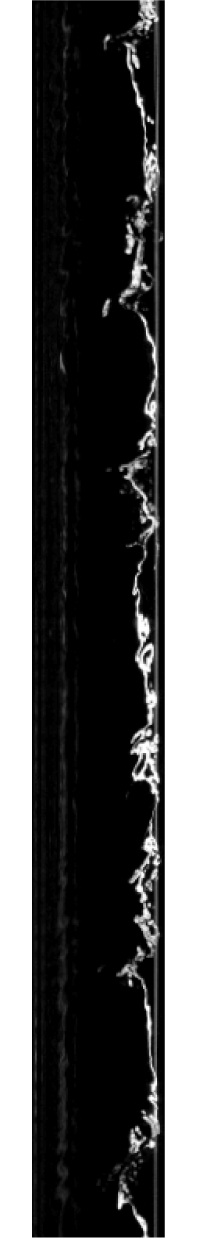
#> input picture images/seqa.png, 800 x 4950 px, found by its file name (shown at 1/4 size)
$ jupyter execute --allow-errors image_proc.ipynb   (shell and % lines are left out)
#> lines starting #> are read from the running program, lines starting #| are printed output that depends on the picture; after the words box and inside, x2 and y2 are one past the last pixel; in counts of white or black regions, pixels touching at a corner belong together
[cell 1]
import numpy as np
import matplotlib.pyplot as plt
from scipy import ndimage as ndi
from skimage import feature
from skimage import color
from skimage import io

# Generate noisy image of a square
im = np.zeros((128, 128))
im[32:-32, 32:-32] = 1

im = ndi.rotate(im, 15, mode='constant')
im = ndi.gaussian_filter(im, 4)
im += 0.2 * np.random.random(im.shape)

# Compute the Canny filter for two values of sigma
edges1 = feature.canny(im)
edges2 = feature.canny(im, sigma=3)

# display results
fig, (ax1, ax2, ax3) = plt.subplots(nrows=1, ncols=3, figsize=(8, 3),
                                    sharex=True, sharey=True)

ax1.imshow(im, cmap=plt.cm.gray)
ax1.axis('off')
ax1.set_title('noisy image', fontsize=20)

ax2.imshow(edges1, cmap=plt.cm.gray)
ax2.axis('off')
ax2.set_title('Canny filter, $\sigma=1$', fontsize=20)

ax3.imshow(edges2, cmap=plt.cm.gray)
ax3.axis('off')
ax3.set_title('Canny filter, $\sigma=3$', fontsize=20)

fig.tight_layout()

plt.show()

[cell 2]
from skimage.filters import threshold_otsu

#fig, (ax1, ax2, ax3) = plt.subplots(nrows=1, ncols=3, figsize=(20,12),
                                   #sharex=True, sharey=True)

im = color.rgb2gray(io.imread(r'C:\Users\Júlio\Documents\GitHub\image-analysis\images\seqa.png'))
#> im: shape (4950, 800) float64; min 0, max 1, mean 0.379
print(im.shape)
#| (4950, 800)
im[:,0:408] = np.zeros((4950,408))
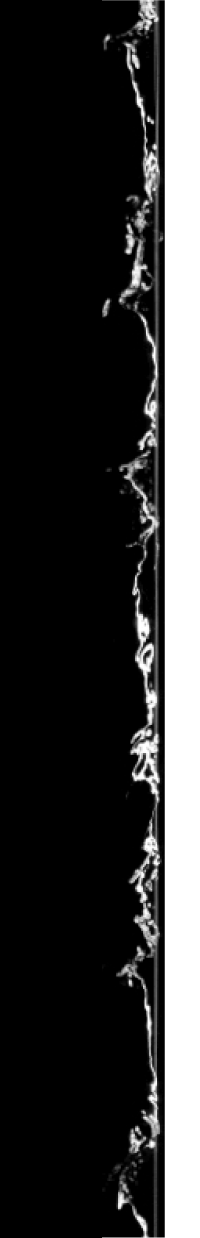
#> im: shape (4950, 800) float64 (shown at 1/4 size); min 0, max 1, mean 0.213
im = im[:,148:628]
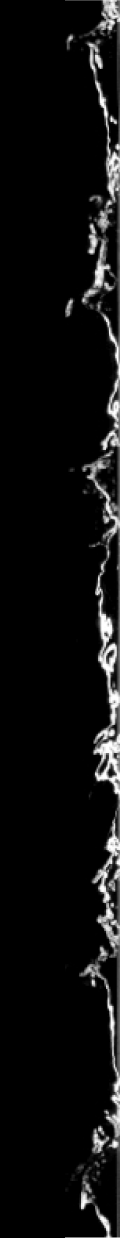
#> im: shape (4950, 480) float64 (shown at 1/4 size); min 0, max 1, mean 0.0559

thresh = threshold_otsu(im)
#> thresh = 0.334
binary = im > thresh
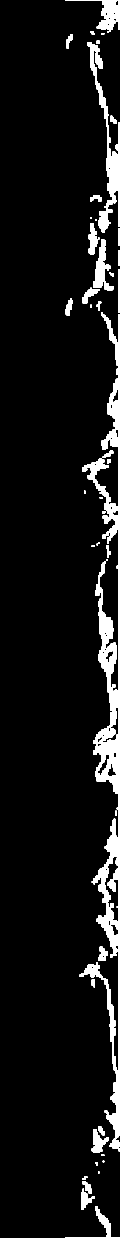
#> binary: shape (4950, 480) bool (shown at 1/4 size); 7% white; 41 white regions, largest, box (x1, y1, x2, y2) and area: (317, 1250, 480, 4605) 107868, (349, 170, 480, 932) 21101, (260, 0, 480, 132) 7618

fig, axes = plt.subplots(ncols=3, figsize=(16, 14))
ax = axes.ravel()
ax[0] = plt.subplot(1, 3, 1, adjustable='box-forced')
ax[1] = plt.subplot(1, 3, 2, sharex=ax[0], sharey=ax[0], adjustable='box-forced')
ax[2] = plt.subplot(1, 3, 3, sharex=ax[0], sharey=ax[0], adjustable='box-forced')

ax[0].imshow(im, cmap=plt.cm.gray)
ax[0].axis('off')

ax[1].imshow(binary, cmap=plt.cm.gray)
ax[1].set_title('Thresholded')
ax[1].axis('off')

#> (the rest of this cell did not finish here and is left out)

D = {n: [i for i, j in enumerate(k) if j] for n, k in enumerate(binary)}

new_imm = np.zeros(im.shape)
for k,v in D.items():
    if v != []:
        new_imm[k,np.floor(np.mean(v))-8:np.floor(np.mean(v))] = 1
    else:
        new_imm[k,:] = new_imm[k-1,:]
figs, axs = plt.subplots(ncols=1, figsize=(12, 8))
axs.imshow(new_imm, cmap=plt.cm.gray)
axs.axis('off')
plt.show()

[cell 3]
aa = []
#> (the rest of this cell did not finish here and is left out)

i = 1
im = color.rgb2gray(io.imread(r'D:\JulioFerreira\Mestrado\Imagens\Alta\30\253\Imagem (%d).jpg' %i))
im[:,0:41] = np.zeros((792,41))
im = im[:,7:69]
plt.figure(figsize=(6,10))
plt.imshow(im,cmap=plt.cm.gray)
plt.axis('off')

[cell 4]
def imread_x(f,path,box=(0,792,0,85)):
    return color.rgb2gray(io.imread(
            r'D:\JulioFerreira\Mestrado\Imagens' + path +
            '(%d).jpg'%f)[box[0]:box[1],box[2]:box[3]])

def im_start(pic,box,path):
    im_matrix = io.ImageCollection(
        pic,box,path,load_func=imread_x)
    return(im_matrix.concatenate())

def bg_im(im):
    bg = np.zeros(im.shape,dtype=int)
    bg[:,0:np.floor_divide(im.shape[1],2)] = 255
    return(bg)

def bg_removal(im_mat):
    bg = bg_im(im[0])
    im_int = im_mat * 255
    im_int = im_int.astype(int)
    no_bg = im_int - bg
    no_bg[no_bg < 0] = 0
    return(no_bg)

from skimage.filters import threshold_otsu
from skimage import morphology

def im_proc(im):
    th = threshold_otsu(im)
    im_bin = im > th
    return(ndi.binary_fill_holes(
            morphology.binary_remove_small_objects(
                morphology.binary_closing(
                    im_bin,np.ones((3,3))),30)))


pic = np.linspace(1,9000,9000)
all_images = io.ImageCollection(pic,path=r'\Alta\30\253\Imagem ',
                                box=(0,792,6,68), load_func=imread_x)

plt.figure(figsize=(4,12))
#> (the rest of this cell did not finish here and is left out)

[cell 5]
#all_images = io.concatenate_images(ic)

[cell 6]
#all_images[:,:,0:41] = 0
#all_images = all_images[:,:,6:68]

bin_vec = np.ndarray(all_images.shape)
height_vec = np.array(all_images.shape[:2])
for i,img in enumerate(all_images):
    thresh = threshold_otsu(img)
    binary = im > thresh
    bin_vec[i] = binary
    D = {n: [i for i, j in enumerate(k) if j] for n, k in enumerate(binary)}

np.floor(all_images[0]*255)

[cell 7]
plt.figure(figsize=(4,12))
#> (the rest of this cell did not finish here and is left out)

#> (a cell that did not finish here is left out)

[cell 9]
#s = s/9000
plt.figure(figsize=(4,12))
#> (the rest of this cell did not finish here and is left out)

#> (a cell that did not finish here is left out)

[cell 11]
from skimage.filters import threshold_otsu
from skimage import morphology

#> (the rest of this cell did not finish here and is left out)

[cell 12]
xx = ndi.binary_fill_holes(morphology.remove_small_objects(morphology.closing(binary,np.ones((3,3))),30))
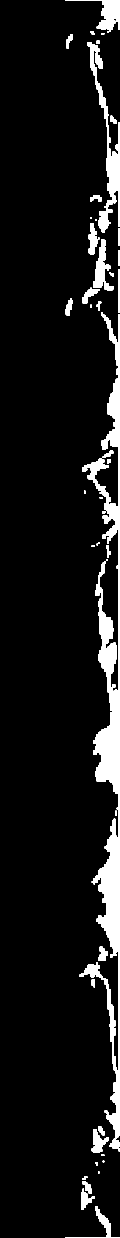
#> xx: shape (4950, 480) bool (shown at 1/4 size); 7.7% white; 41 white regions, largest, box (x1, y1, x2, y2) and area: (317, 1250, 480, 4605) 124236, (349, 170, 480, 932) 21293, (260, 0, 480, 132) 8087
D = {n: np.array([i for i, j in enumerate(k) if j]) for n, k in enumerate(xx)}
#> D = 4950 items
#> (the rest of this cell did not finish here and is left out)

#> (a cell that did not finish here is left out)

#> (a cell that did not finish here is left out)

[cell 15]
import time

start_time = time.clock()
#> (the rest of this cell did not finish here and is left out)

[cell 16]
plt.imshow(morphology.remove_small_objects(morphology.closing(binary,np.ones((3,3))),30)^
           morphology.closing(binary,np.ones((3,3))),cmap=plt.cm.gray)
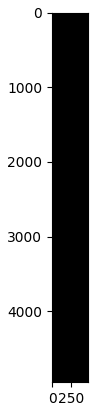
#> figure drawn by matplotlib, 1 panel
